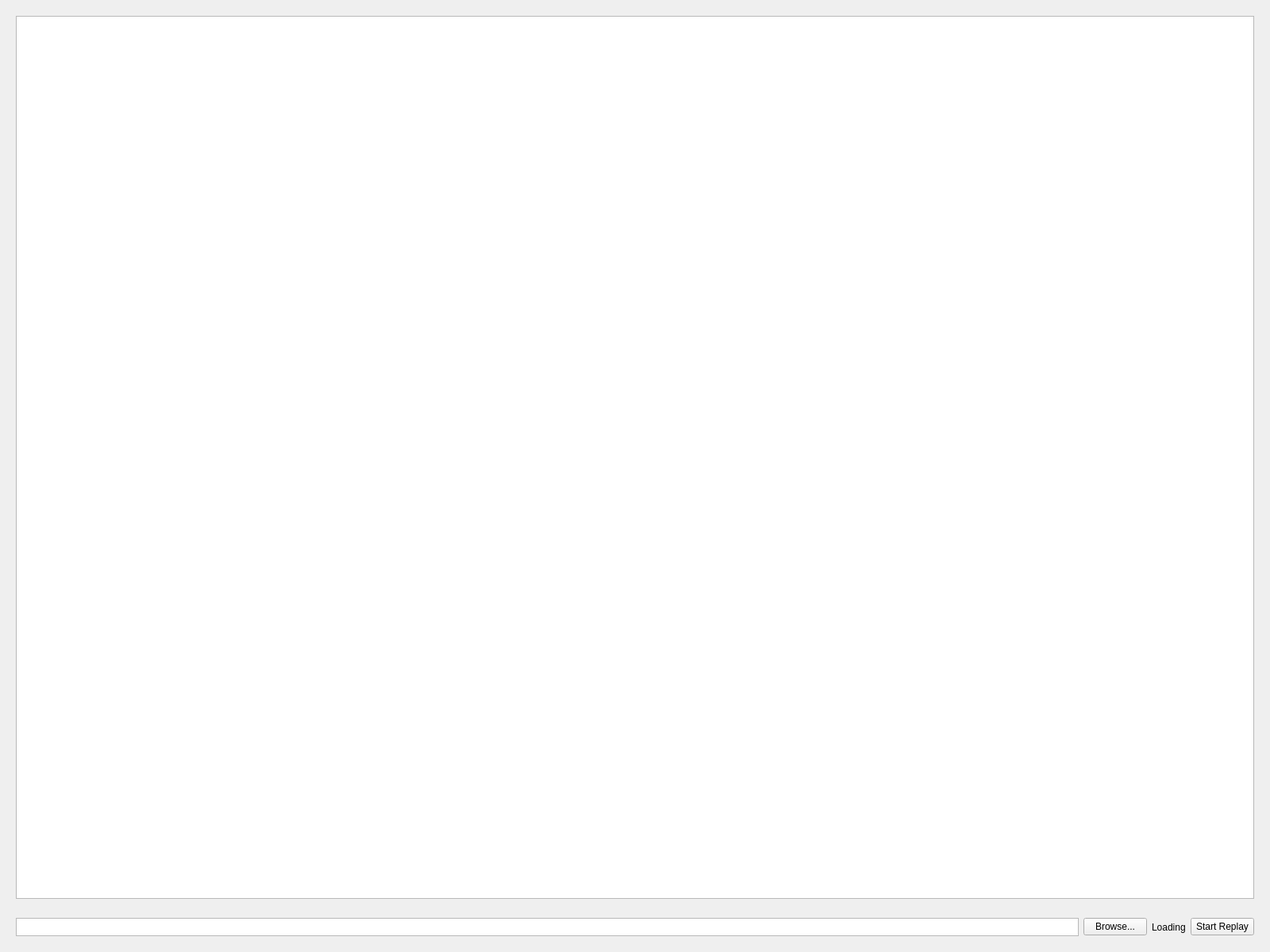
<?xml version="1.0" encoding="UTF-8"?>
<ui version="4.0">
 <class>Form</class>
 <widget class="QWidget" name="Form">
  <property name="geometry">
   <rect>
    <x>0</x>
    <y>0</y>
    <width>1600</width>
    <height>1200</height>
   </rect>
  </property>
  <property name="windowTitle">
   <string>Form</string>
  </property>
  <layout class="QVBoxLayout" name="verticalLayout">
   <item>
    <widget class="QWidget" name="TopWidget" native="true">
     <layout class="QVBoxLayout" name="verticalLayout_2">
      <item>
       <widget class="QListWidget" name="stream_list_widget">
        <property name="resizeMode">
         <enum>QListView::Adjust</enum>
        </property>
       </widget>
      </item>
     </layout>
    </widget>
   </item>
   <item>
    <widget class="QWidget" name="BottomWidget" native="true">
     <property name="sizePolicy">
      <sizepolicy hsizetype="Preferred" vsizetype="Minimum">
       <horstretch>0</horstretch>
       <verstretch>0</verstretch>
      </sizepolicy>
     </property>
     <layout class="QHBoxLayout" name="horizontalLayout_4">
      <item>
       <widget class="QTextEdit" name="ReplayFileLoc">
        <property name="sizePolicy">
         <sizepolicy hsizetype="Expanding" vsizetype="Fixed">
          <horstretch>0</horstretch>
          <verstretch>0</verstretch>
         </sizepolicy>
        </property>
        <property name="minimumSize">
         <size>
          <width>0</width>
          <height>23</height>
         </size>
        </property>
        <property name="maximumSize">
         <size>
          <width>16777215</width>
          <height>23</height>
         </size>
        </property>
        <property name="readOnly">
         <bool>true</bool>
        </property>
        <property name="html">
         <string>&lt;!DOCTYPE HTML PUBLIC &quot;-//W3C//DTD HTML 4.0//EN&quot; &quot;http://www.w3.org/TR/REC-html40/strict.dtd&quot;&gt;
&lt;html&gt;&lt;head&gt;&lt;meta name=&quot;qrichtext&quot; content=&quot;1&quot; /&gt;&lt;meta charset=&quot;utf-8&quot; /&gt;&lt;style type=&quot;text/css&quot;&gt;
p, li { white-space: pre-wrap; }
hr { height: 1px; border-width: 0; }
li.unchecked::marker { content: &quot;\2610&quot;; }
li.checked::marker { content: &quot;\2612&quot;; }
&lt;/style&gt;&lt;/head&gt;&lt;body style=&quot; font-family:'Segoe UI'; font-size:9pt; font-weight:400; font-style:normal;&quot;&gt;
&lt;p style=&quot;-qt-paragraph-type:empty; margin-top:0px; margin-bottom:0px; margin-left:0px; margin-right:0px; -qt-block-indent:0; text-indent:0px; font-family:'MS Shell Dlg 2'; font-size:8.25pt;&quot;&gt;&lt;br /&gt;&lt;/p&gt;&lt;/body&gt;&lt;/html&gt;</string>
        </property>
       </widget>
      </item>
      <item>
       <widget class="QPushButton" name="SelectDataDirBtn">
        <property name="maximumSize">
         <size>
          <width>600</width>
          <height>16777215</height>
         </size>
        </property>
        <property name="text">
         <string>Browse...</string>
        </property>
       </widget>
      </item>
      <item>
       <widget class="QLabel" name="loading_label">
        <property name="text">
         <string>Loading</string>
        </property>
       </widget>
      </item>
      <item>
       <widget class="QPushButton" name="StartStopReplayBtn">
        <property name="maximumSize">
         <size>
          <width>300</width>
          <height>16777215</height>
         </size>
        </property>
        <property name="text">
         <string>Start Replay</string>
        </property>
       </widget>
      </item>
     </layout>
    </widget>
   </item>
  </layout>
 </widget>
 <resources/>
 <connections/>
</ui>
